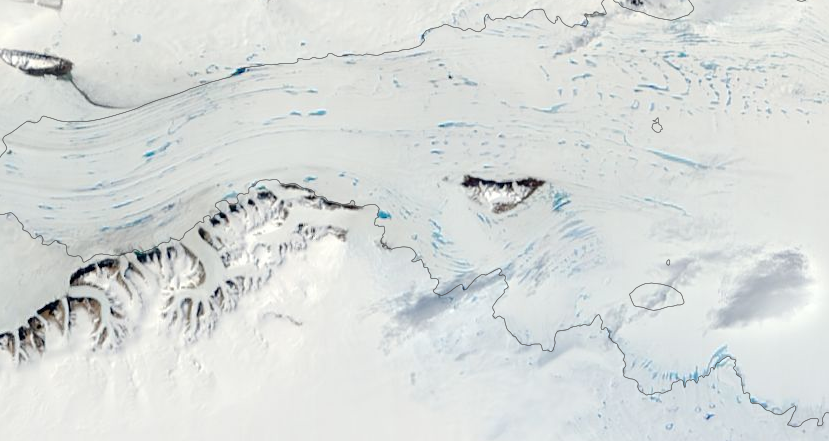
#> input picture nasa-worldview_2017_01_13_1493062018.tif, 829 x 441 px
$ jupyter execute --allow-errors projectinitial.ipynb   (shell and % lines are left out)
#> lines starting #> are read from the running program, lines starting #| are printed output that depends on the picture
# A Climatological Analysis of the Surface Drainage of the Amery Ice Shelf, East Antarctica

## Between summer air temperature amd summer sunniness, which is a larger control on the size of surface meltwater lakes?

[cell 1]
from dask.diagnostics import ProgressBar
import numpy as np
import datetime
from datetime import date
import xarray as xr
import dask.array as da
import pandas as pd
import cartopy.crs as ccrs
import cartopy.feature
from matplotlib import pyplot as plt
from PIL import Image

[cell 2]
fig = plt.figure()
ax1 = fig.add_axes([0, 0, 0.9, 2])
ax2 = fig.add_axes([0, 0, 0.2, 1.6])
lakepicture = plt.imread('nasa-worldview_2017_01_13_1493062018.tif')
#> lakepicture is the input picture: shape (441, 829, 3); mean R, G, B 215.1, 219.5, 217.8
antarcticamap = plt.imread('simple_antarctica_wamery.jpg')
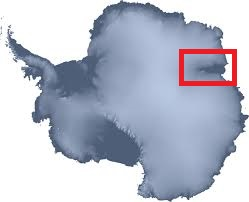
#> input picture simple_antarctica_wamery.jpg, 249 x 202 px
#> antarcticamap is the input picture: shape (202, 249, 3); mean R, G, B 186, 190.8, 205.2
ax1.imshow(lakepicture)
ax1.set_xticklabels(labels=[],fontdict={'color':'w'})
ax1.set_yticklabels(labels=[],fontdict={'color':'w'})
ax2.set_xticklabels(labels=[],fontdict={'color':'w'})
ax2.set_yticklabels(labels=[],fontdict={'color':'w'})
ax2.imshow(antarcticamap)
fig.suptitle('Melt Lakes on the Amery Ice Shelf, East Antarctica, Jan 13, 2017', x=0.5,y=0.5)
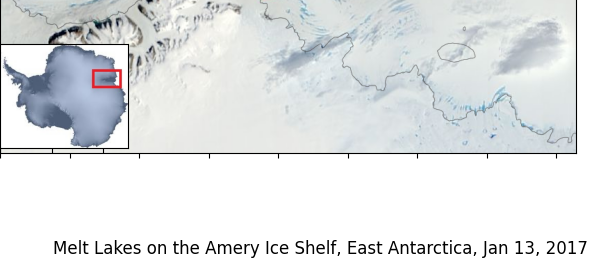
#> figure drawn by matplotlib, 2 panels
